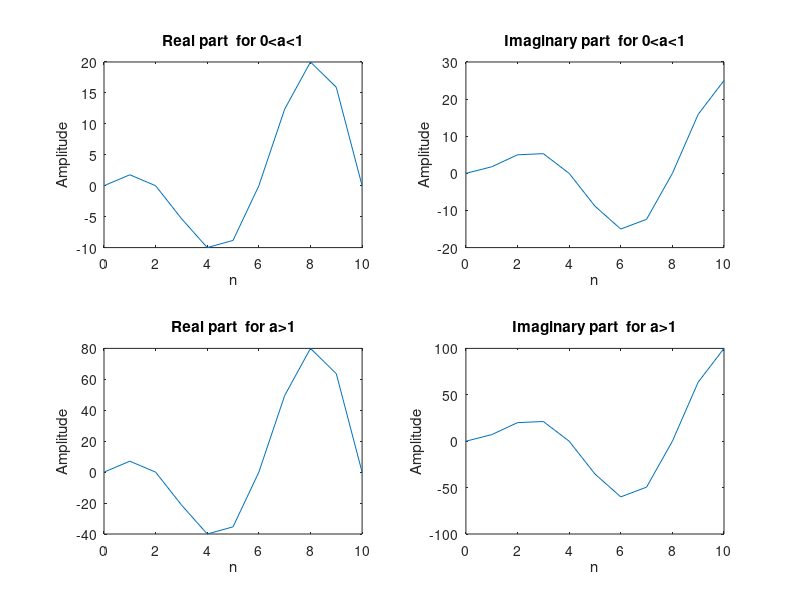

This chart was generated by the following MATLAB code:
n = 0:10;
x1 = 5*exp(1i*n*pi/4);
a = 0.5;
x2 = a*n;

y = x1.*x2;

% Plot the real and imaginary parts for 0<a<1
subplot(2,2,1);
plot(n,real(y));
title('Real part  for 0<a<1');
xlabel('n');
ylabel('Amplitude');

subplot(2,2,2);
plot(n,imag(y));
title('Imaginary part  for 0<a<1');
xlabel('n');
ylabel('Amplitude');

%for a>1
a = 2;
x2 = a*n;
y = x1.*x2;

subplot(2,2,3);
plot(n,real(y));
title('Real part  for a>1');
xlabel('n');
ylabel('Amplitude');

subplot(2,2,4);
plot(n,imag(y));
title('Imaginary part  for a>1');
xlabel('n');
ylabel('Amplitude');